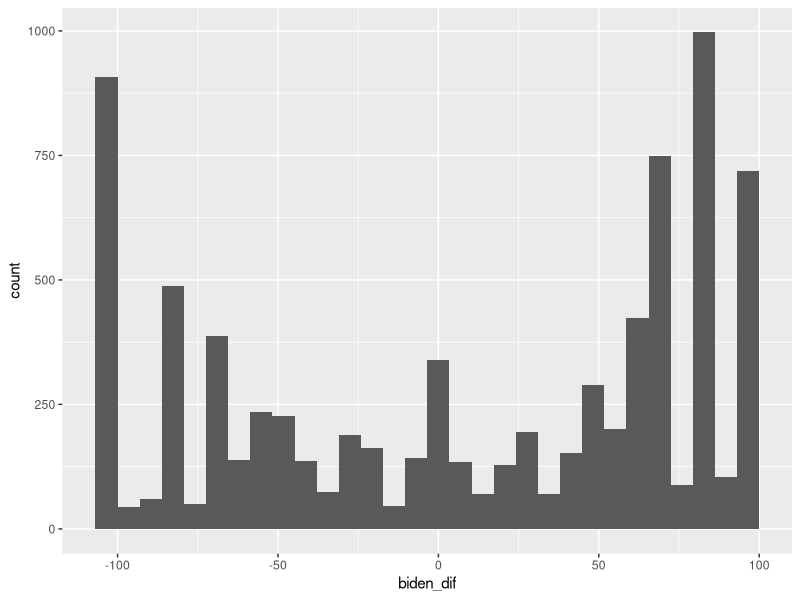
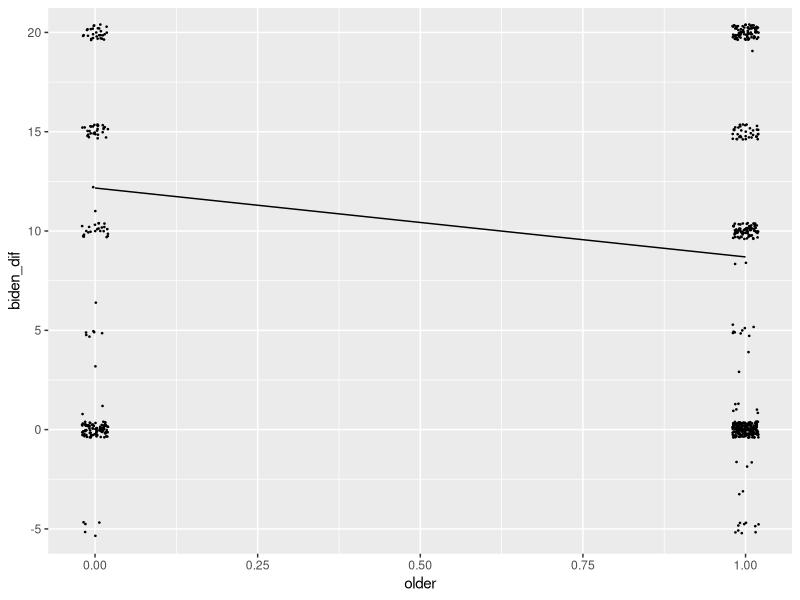
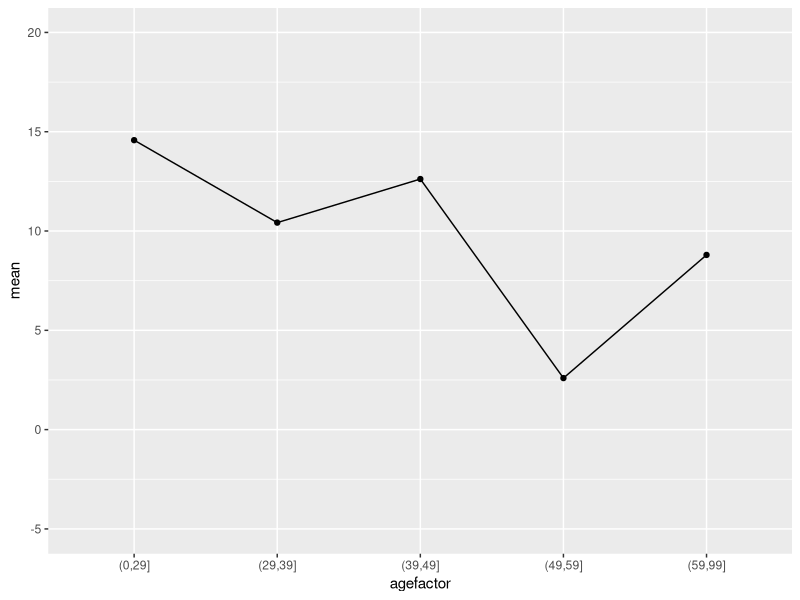
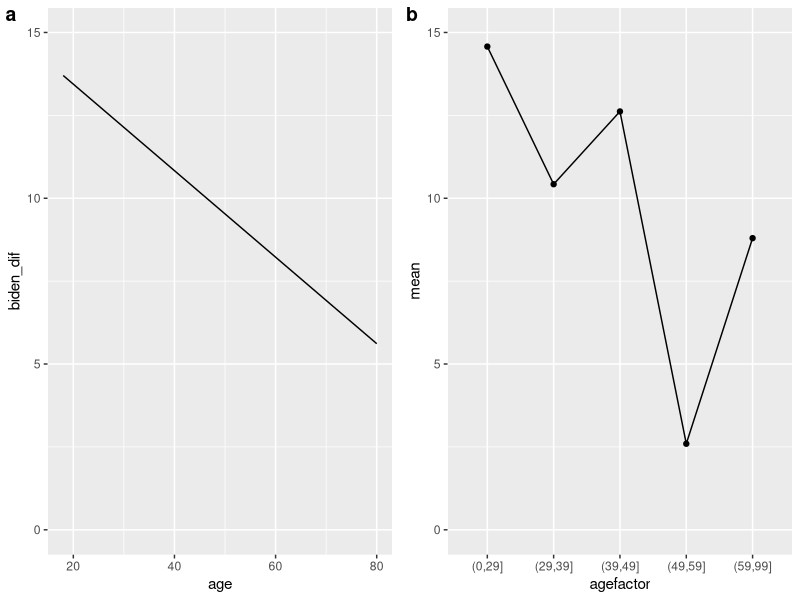

Here is the R script that generated these plots, in order:
## ---- chunk 1
library(tidyverse)
library(ggplot2)
library(gridExtra)
library(ggpubr)
options(pillar.sigfig = 4) # Set the number of digits to display in examples.

df <- read_csv("datasets/2020anes.csv")

df$biden_dif <- df$biden_therm - df$trump_therm
p <- ggplot(df, aes(x=biden_dif)) + geom_histogram()
p
## ---- chunk 2
df$older[df$age<=33] <- 0
df$older[df$age>33] <- 1
## ---- chunk 3
means <- df %>%
  group_by(older) %>%
  summarize(biden_therm = mean(biden_dif, na.rm = TRUE))
means
## ---- chunk 4
model1 <- lm(biden_dif ~ older, data = df)
model1 # We don't currently need the more elaborate results produced by summary(model1)
## ---- chunk 5
p2 <- ggplot(df, aes(x = older, y = biden_dif)) + 
  geom_jitter(width = .02, size = 0.25) + 
  stat_smooth(method = "lm", se = FALSE, color="black", linewidth=.5) +
 coord_cartesian(ylim = c(-5, 20)) # This line "zooms in" on the middle of our graph, which makes it easier to interpret.
p2
## ---- chunk 6
df$age18_29[!is.na(df$age)] <- 0
df$age30_39[!is.na(df$age)] <- 0
df$age40_49[!is.na(df$age)] <- 0
df$age50_59[!is.na(df$age)] <- 0
df$age60plus[!is.na(df$age)] <- 0

df$age18_29[df$age <= 29] <- 1
df$age30_39[df$age >= 30 & df$age <= 39] <- 1
df$age40_49[df$age >= 40 & df$age <= 49] <- 1
df$age50_59[df$age >= 50 & df$age <= 59] <- 1
df$age60plus[df$age >= 60] <- 1
## ---- chunk 7
df$agefactor <- cut(df$age, breaks = c(0,29,39,49,59,99))
meanstab <- df %>%
  group_by(agefactor) %>%
  summarize(mean = mean(biden_dif, na.rm=TRUE))
levels(meanstab$agefactor) <- c("18-29", "30-39","40-49","50-59","60+")
meanstab <- meanstab %>%
  rename(age_range = agefactor) %>%
  filter(!is.na(age_range))
df$agefactor<-NULL
## ---- chunk 8
knitr::kable(
  meanstab, booktabs = TRUE, digits = 2, caption = "Means of biden-df, by age" # Need to figure out how to do underscore.
)
## ---- chunk 9
model2 <- lm(biden_dif ~ age30_39 + age40_49 + age50_59 + age60plus, data = df)
model2
## ---- chunk 10
df$agefactor <- cut(df$age, breaks = c(0,29,39,49,59,99)) # Create age categories
model3 <- lm(biden_dif ~ agefactor, data = df)
model3
## ---- chunk 11
meanstab <- df %>%
  group_by(agefactor) %>%
  summarize(mean = mean(biden_dif, na.rm=TRUE)) %>%
  filter(!is.na(agefactor)) # Filter NAs for simplicity

p3 <- ggplot(meanstab, aes(x=agefactor, y=mean, group = 1)) + # group=1 is required for a line plot of this sort, for R to know that our dataset includes only one group.
  geom_line() + 
  geom_point() + 
  coord_cartesian(ylim = c(-5, 20)) # Make sure that the plot includes y=0, for reference.
p3
## ---- chunk 12
model2alt <- lm(biden_dif ~ age18_29 + age30_39 + age40_49 + age50_59 + age60plus, data = df)
model2alt
## ---- chunk 13
df$religion <- as.factor(df$religion) # The religion variable was imported as character. We need to convert it to be a factor.
model5 <- lm(biden_dif ~ religion, data = df) 
model5
## ---- chunk 14
model6 <- lm(biden_dif ~ age, data=df)
model6
## ---- chunk 15
p4a <- ggplot(df, aes(x = age, y = biden_dif)) +
  stat_smooth(method = "lm", se = FALSE, color="black", linewidth=.5) + 
  coord_cartesian(ylim = c(0, 15)) # 
p4b <- ggplot(meanstab, aes(x=agefactor, y=mean, group = 1)) + 
  geom_line() + 
  geom_point() +  
  coord_cartesian(ylim = c(0, 15)) # 

p4c <- ggarrange(p4a, p4b, nrow=1, labels="auto")
## ---- chunk 16
p4c
